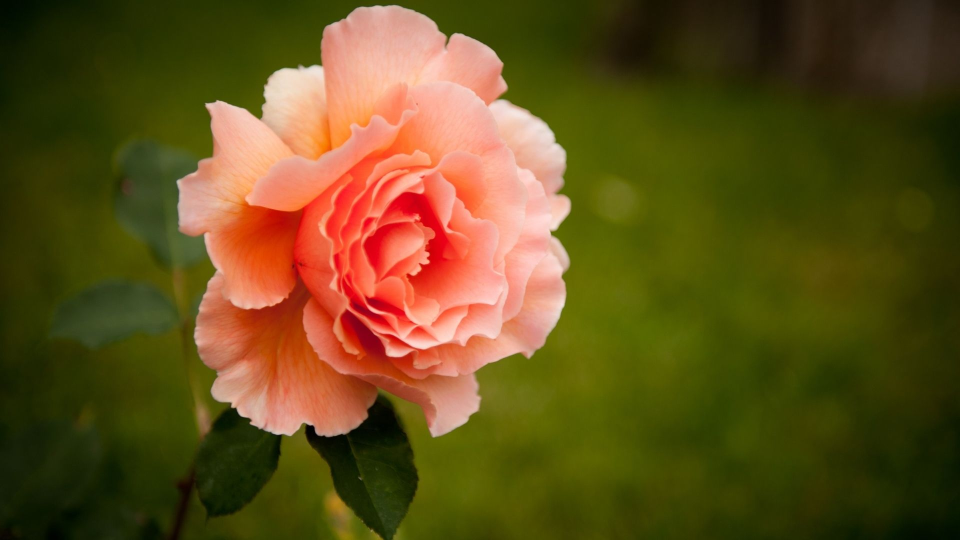
%> input picture edge-detection/P082Image_Segmentation_Base_On_Domain_WaterShed/test.jpg, 1920 x 1080 px (shown at 1/2 size)
$ octave Image_Segmentation_Based_On_Domain_WaterShed_Method.m   (GNU Octave 9; MATLAB toolbox functions it lacks are replaced by stand-ins)
%> lines starting %> are read from the running program, lines starting %| are printed output that depends on the picture; in (x1, y1, x2, y2) boxes, pixels count from 0 and x2, y2 are one past the last pixel; in counts of white or black regions, pixels touching at a corner belong together; the program's own positions count from 1
close all;
clear all;
clc;

%I=imread('Jingse.jpg');
I=imread('test.jpg');
%> I is the input picture: size 1080x1920x3 uint8; mean R, G, B 98, 78.9, 27.9

I=imresize(I,0.2);
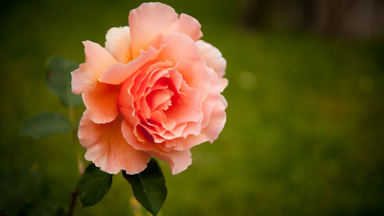
%> I: size 216x384x3 uint8; mean R, G, B 98, 78.9, 27.8
I=rgb2gray(I);
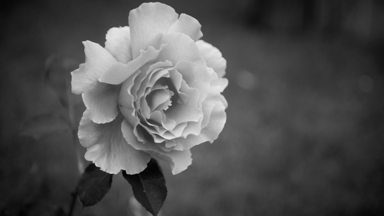
%> I: size 216x384 uint8; min 0, max 233, mean 78.8

figure(1);
subplot(1,2,1);imshow(I);title('原图像');
subplot(1,2,2);imhist(I);title('直方图');
%> after `title('直方图')`:
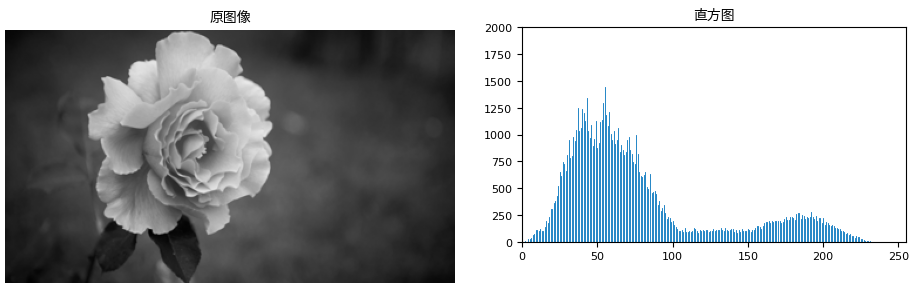
%> figure redrawn from the program's plot data, 2 panels

J=ones(size(I));
J(I<150)=0;% 不断尝试阈值
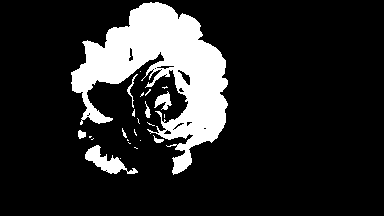
%> J: size 216x384 double; values 0 (black) and 1 (white), 15.3% white; 24 white regions (16 under 20 px), largest, box (x1, y1, x2, y2) and area: (71, 2, 228, 175) 11572, (85, 145, 138, 174) 589, (154, 91, 172, 110) 174
figure(2);imshow(J);title('分水岭 (watershed) 算法');
